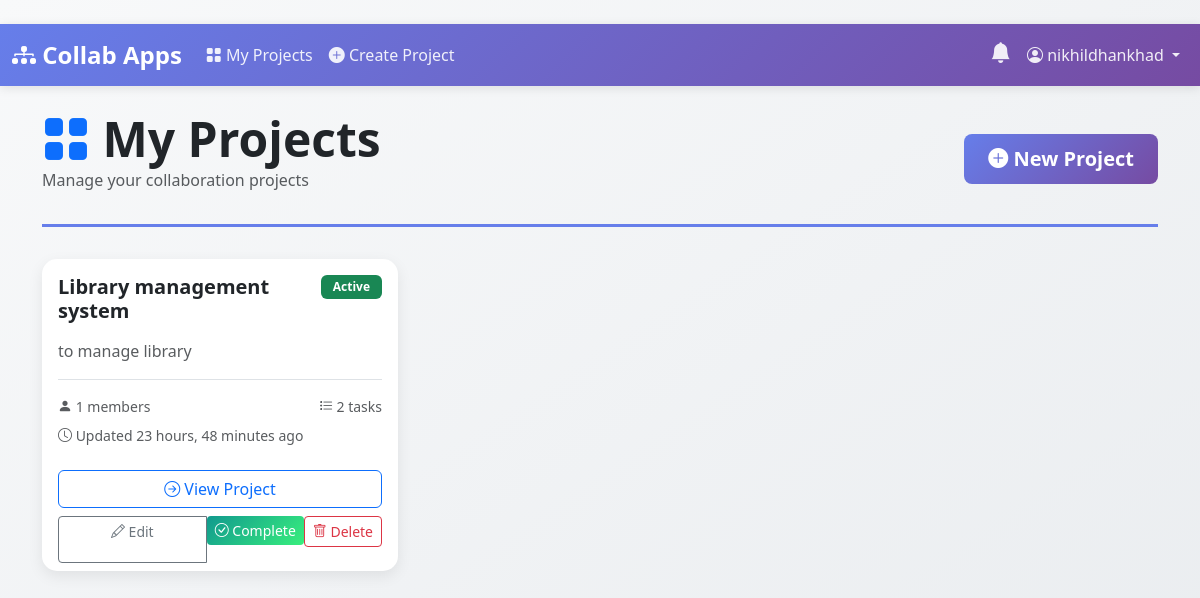
Page /projects/ (signed in) on the earlier database version.
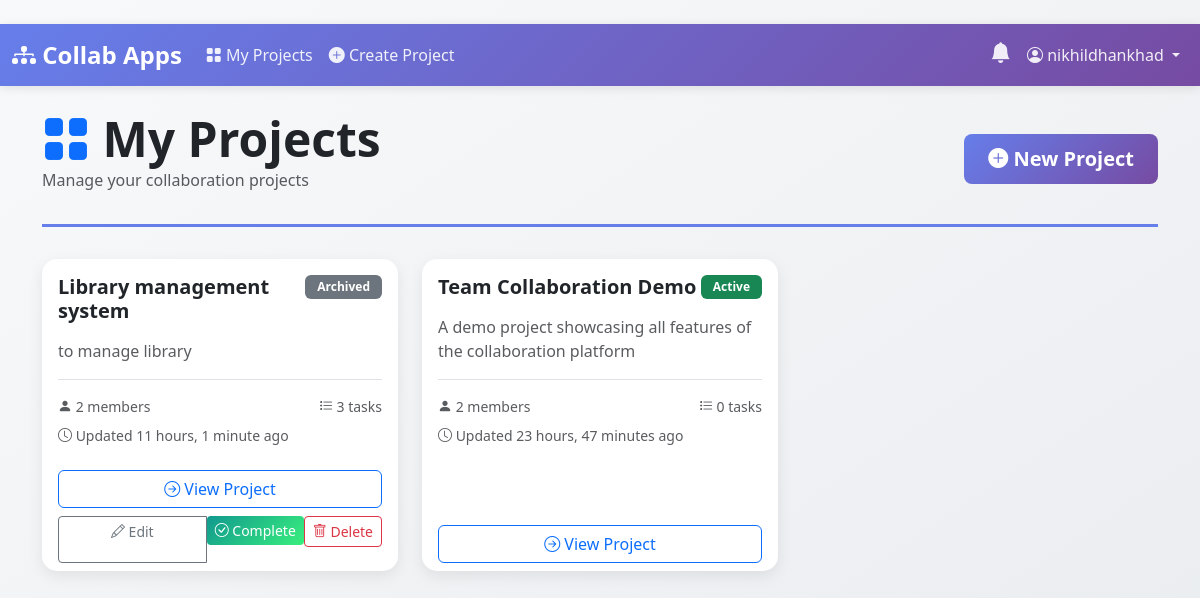
Same page on the later database version.
### projects/models.py (models this page shows, shortened)
class Project(models.Model):
    STATUS_CHOICES = [
        ('active', 'Active'),
        ('archived', 'Archived'),
        ('completed', 'Completed'),
    ]
    name = models.CharField(max_length=200)
    description = models.TextField()
    owner = models.ForeignKey(User, on_delete=models.CASCADE, related_name='owned_projects')
    status = models.CharField(max_length=20, choices=STATUS_CHOICES, default='active')
    created_at = models.DateTimeField(auto_now_add=True)
    updated_at = models.DateTimeField(auto_now=True)
    members = models.ManyToManyField(User, through='ProjectMembership', related_name='projects')
    class Meta:
        ordering = ['-created_at']
    def get_member_count(self):
        return self.members.count()
    def get_task_count(self):
        return self.tasks.count()
    @property
    def is_completed(self):
        return self.status == 'completed'

### projects/views.py (the view)
# urls.py: path('', views.DashboardView.as_view(), name='dashboard'),
class DashboardView(LoginRequiredMixin, ListView):
    model = Project
    template_name = 'projects/dashboard.html'
    context_object_name = 'projects'
    def get_queryset(self):
        return get_user_projects(self.request.user).order_by('-updated_at')

### projects/permissions.py (called while the page is built)
def get_user_projects(user):
    return user.projects.all()

### templates/projects/dashboard.html (shortened to what this page needs)
﻿{% extends 'base.html' %}
{% block content %}
<div class="page-header">
    <div class="d-flex justify-content-between align-items-center">
        <div>
            <h1 class="display-5 fw-bold mb-0">
                <i class="bi bi-grid-fill text-primary"></i> My Projects
            </h1>
            <p class="text-muted">Manage your collaboration projects</p>
        </div>
        <a href="{% url 'project_create' %}" class="btn btn-primary btn-lg">
            <i class="bi bi-plus-circle-fill"></i> New Project
        </a>
    </div>
</div>
{% if projects %}
<div class="row g-4">
    {% for project in projects %}
    <div class="col-md-6 col-lg-4">
        <div class="card h-100">
            <div class="card-body">
                <div class="d-flex justify-content-between align-items-start mb-3">
                    <h5
                        class="card-title fw-bold mb-0 {% if project.is_completed %}text-muted text-decoration-line-through{% endif %}">
                        <a href="{% url 'project_detail' project.pk %}"
                            class="text-decoration-none {% if project.is_completed %}text-muted{% else %}text-dark{% endif %}">
                            {{ project.name }}
                        </a>
                    </h5>
                    <span
                        class="badge {% if project.status == 'active' %}bg-success{% elif project.status == 'completed' %}bg-info{% else %}bg-secondary{% endif %}">
                        {{ project.get_status_display }}
                    </span>
                </div>
                <p class="card-text text-muted">
                    {{ project.description|truncatewords:20 }}
                </p>
                <div class="d-flex justify-content-between align-items-center mt-3 pt-3 border-top">
                    <div class="small text-muted">
                        <i class="bi bi-person-fill"></i> {{ project.get_member_count }} members
                    </div>
                    <div class="small text-muted">
                        <i class="bi bi-list-task"></i> {{ project.get_task_count }} tasks
                    </div>
                </div>
                <div class="small text-muted mt-2">
                    <i class="bi bi-clock"></i> Updated {{ project.updated_at|timesince }} ago
                </div>
            </div>
            <div class="card-footer bg-transparent border-0">
                <div class="d-grid gap-2">
                    <a href="{% url 'project_detail' project.pk %}" class="btn btn-outline-primary">
                        <i class="bi bi-arrow-right-circle"></i> View Project
                    </a>
                    {% if project.owner == user %}
                    <div class="btn-group" role="group">
                        <a href="{% url 'project_update' project.pk %}" class="btn btn-sm btn-outline-secondary">
                            <i class="bi bi-pencil"></i> Edit
                        </a>
                        {% if not project.is_completed %}
                        <form method="post" action="{% url 'mark_project_completed' project.pk %}" class="d-inline">
                            <button type="submit" class="btn btn-sm btn-success" title="Mark as completed">
                                <i class="bi bi-check-circle"></i> Complete
                            </button>
                        </form>
                        {% endif %}
                        <form method="post" action="{% url 'project_delete' project.pk %}" class="d-inline"
                            onsubmit="return confirm('⚠️ WARNING: This will permanently delete the project and ALL its tasks, files, and comments. This action cannot be undone. Are you absolutely sure?');">
                            <button type="submit" class="btn btn-sm btn-outline-danger">
                                <i class="bi bi-trash"></i> Delete
                            </button>
                        </form>
                    </div>
                    {% endif %}
                </div>
            </div>
        </div>
    </div>
    {% endfor %}
</div>
{% endif %}
{% endblock %}

Differences in the rows shown:
changed Project "Library management system": status "Active" → "Archived"; get_member_count "1" → "2"; get_task_count "2" → "3"; updated_at "23 hours, 48 minutes" → "11 hours, 1 minute"
now on this page (row unchanged): Project: name "Team Collaboration Demo", status "Active", description "A demo project showcasing all features of the collaboration platform", get_member_count "2", get_task_count "0", updated_at "23 hours, 47 minutes"
